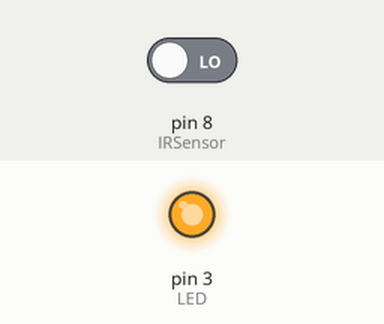
Recording of a sketch running on a simulated Arduino Uno, built with avr-gcc and run on an emulated ATmega328P. Parts: output pins drawn as LEDs (lit = HIGH). The inputs (shaded band) are chosen by the test bench; at power-on: pin 8 (IRSensor) LOW.

Above: at 2.8 s.
2.9 s: pin 8 (IRSensor) driven HIGH
At 3.4 s:
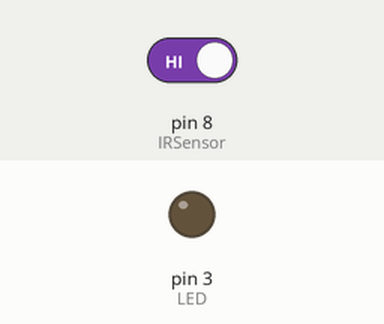
4.5 s: pin 8 (IRSensor) driven LOW
At 6.2 s:
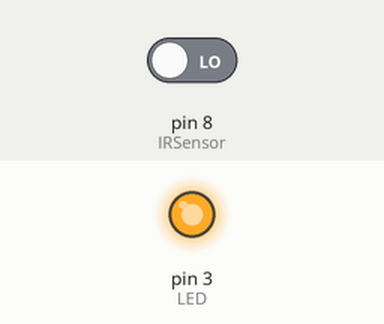
Timing chart, 0 to 7.7 s (numbered marks = the images above; inputs shaded):
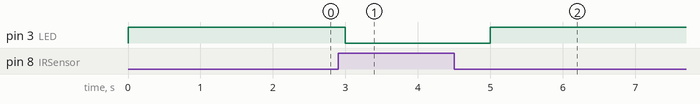

The sketch:

sketch_dec04a.ino
```cpp
int IRSensor = 8; // connect ir sensor to arduino pin 2
int LED = 3; // conect Led to arduino pin 13


void setup()
{


  pinMode (IRSensor, INPUT); // sensor pin INPUT
  pinMode (LED, OUTPUT); // Led pin OUTPUT
}

void loop()
{
  int statusSensor = digitalRead (IRSensor);

  if (statusSensor == 1){
    Serial.println("Off");
    digitalWrite(LED, LOW); // LED LOW
    delay(1000);
  }

  else
  {
    Serial.println("Onn");
    digitalWrite(LED, HIGH); // LED High
    delay(1000);
  }

}
```

Measured:
- after the input at 2.9 s, pin 3 (LED): HIGH → LOW after 0.10 s
- after the input at 4.5 s, pin 3 (LED): LOW → HIGH after 0.50 s
